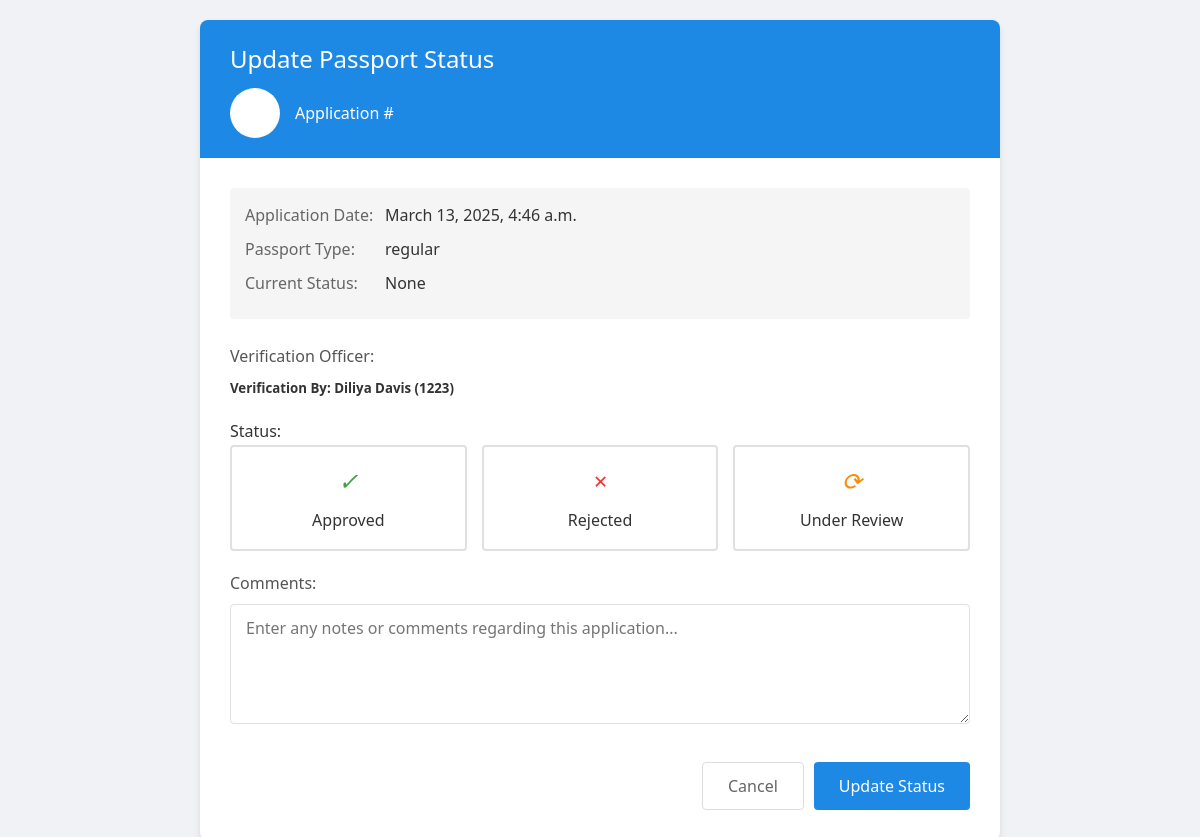
Page /verification/status_update/1/ on the earlier database version.
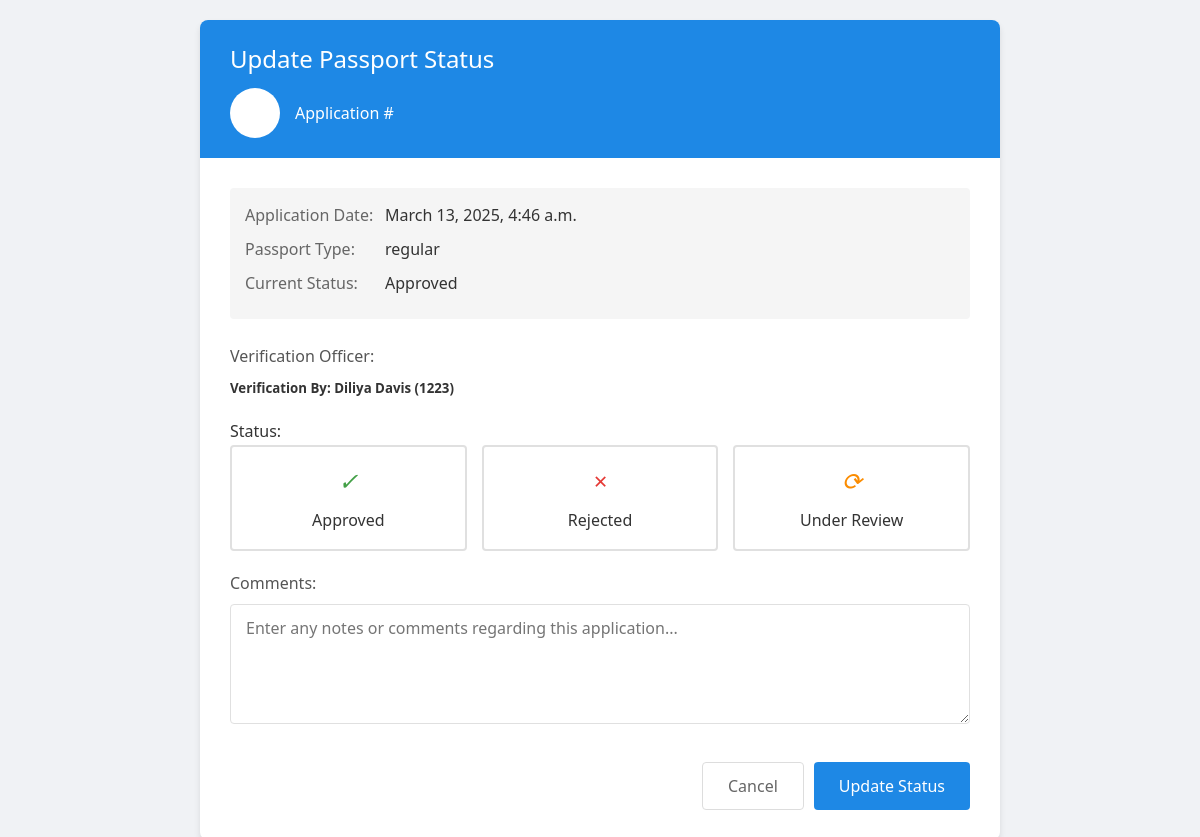
Same page on the later database version.
### verification_app/models.py (models this page shows, shortened)
class PassportVerification(models.Model):
    VERIFIED = 'Verified'
    REJECTED = 'Rejected'
    VERIFICATION_STATUS_CHOICES = [
        (VERIFIED, 'Verified'),
        (REJECTED, 'Rejected'),
    ]
    ADMIN_PENDING = 'Pending'
    ADMIN_APPROVED = 'Approved'
    ADMIN_REJECTED = 'Rejected'
    ADMIN_VERIFICATION_CHOICES = [
        (ADMIN_PENDING, 'Pending'),
        (ADMIN_APPROVED, 'Approved'),
        (ADMIN_REJECTED, 'Rejected'),
    ]
    application_id = models.CharField(max_length=20, unique=True)
    passport_application = models.ForeignKey(PassportApplication, on_delete=models.CASCADE)
    verification_officer = models.ForeignKey(Employee, on_delete=models.CASCADE)
    verification_date_time = models.DateTimeField(auto_now=True)
    verification_status = models.CharField(max_length=20, choices=VERIFICATION_STATUS_CHOICES, blank=True, null=True)  # Limit to Verified/Rejected
    remarks = models.TextField(blank=True, null=True)
    admin_verification = models.CharField(max_length=20, choices=ADMIN_VERIFICATION_CHOICES,  blank=True, null=True)  # Limit to Pending/Approved/Rejected
    admin_remarks = models.TextField(blank=True, null=True)

class Employee(models.Model):
    employee_id = models.CharField(max_length=20, unique=True)
    govt_id = models.CharField(max_length=20, unique=True)
    first_name = models.CharField(max_length=50)
    middle_name = models.CharField(max_length=50, blank=True, null=True)
    last_name = models.CharField(max_length=50)
    dob = models.DateField()
    gender = models.CharField(max_length=10)
    photo = models.ImageField(upload_to='employee_photos/')
    official_email = models.EmailField(unique=True)
    alternative_email = models.EmailField(blank=True, null=True)
    mobile_number = models.CharField(max_length=15)
    emergency_contact = models.CharField(max_length=15, blank=True, null=True)
    designation = models.CharField(max_length=100)
    department = models.CharField(max_length=100)
    location = models.CharField(max_length=100)
    branch_code = models.CharField(max_length=20)
    joining_date = models.DateField()
    reporting_officer = models.CharField(max_length=100)
    employment_type = models.CharField(max_length=20)
    user_role = models.CharField(max_length=50)
    jurisdiction = models.TextField()  # Comma-separated values
    access_level = models.CharField(max_length=20)
    verify_authority = models.TextField()  # Comma-separated values
    password = models.CharField(max_length=128)
    digital_signature = models.ImageField(upload_to='digital_signatures/')
    def __str__(self):
        return f'{self.first_name} {self.last_name} ({self.employee_id})'

### user_app/models.py (models this page shows, shortened)
class PassportApplication(models.Model):
    GENDER_CHOICES = [
        ('M', 'Male'),
        ('F', 'Female'),
        ('O', 'Other'),
    ]
    MARITAL_STATUS_CHOICES = [
        ('single', 'Single'),
        ('married', 'Married'),
        ('divorced', 'Divorced'),
        ('widowed', 'Widowed'),
        ('separated', 'Separated'),
    ]
    ID_TYPE_CHOICES = [
        ('aadhar', 'Aadhar Card'),
        ('pan', 'PAN Card'),
        ('passport', 'Passport'),
        ('voter', 'Voter ID'),
        ('driving', 'Driving License'),
        ('other', 'Other'),
    ]
    PASSPORT_TYPE_CHOICES = [
        ('regular', 'Regular'),
        ('official', 'Official'),
        ('diplomatic', 'Diplomatic'),
    ]
    PAGE_COUNT_CHOICES = [
        ('standard', 'Standard (36 pages)'),
        ('extra', 'Extra (60 pages)'),
    ]
    TRAVEL_PURPOSE_CHOICES = [
        ('tourism', 'Tourism'),
        ('business', 'Business'),
        ('study', 'Study'),
        ('employment', 'Employment'),
        ('family', 'Family Visit'),
        ('other', 'Other'),
    ]
    PAYMENT_METHOD_CHOICES = [
        ('online', 'Online Payment (Credit/Debit Card)'),
        ('bankTransfer', 'Bank Transfer'),
        ('challan', 'Bank Challan'),
    ]
    first_name = models.CharField(max_length=100)
    middle_name = models.CharField(max_length=100, blank=True)
    last_name = models.CharField(max_length=100)
    date_of_birth = models.DateField()
    city_of_birth = models.CharField(max_length=100)
    state_of_birth = models.CharField(max_length=100)
    country_of_birth = models.CharField(max_length=100)
    gender = models.CharField(max_length=1, choices=GENDER_CHOICES)
    marital_status = models.CharField(max_length=20, choices=MARITAL_STATUS_CHOICES)
    nationality = models.CharField(max_length=100)
    occupation = models.CharField(max_length=100)
    address_line1 = models.CharField(max_length=200)
    address_line2 = models.CharField(max_length=200, blank=True)
    city = models.CharField(max_length=100)
    state = models.CharField(max_length=100)
    postal_code = models.CharField(max_length=20)
    country = models.CharField(max_length=100)
    phone_number = models.CharField(max_length=20)
    email = models.EmailField()
    id_type = models.CharField(max_length=20, choices=ID_TYPE_CHOICES)
    id_number = models.CharField(max_length=100)
    father_name = models.CharField(max_length=200)
    mother_name = models.CharField(max_length=200)
    father_nationality = models.CharField(max_length=100)
    mother_nationality = models.CharField(max_length=100)
    father_passport_number = models.CharField(max_length=30, blank=True)
    mother_passport_number = models.CharField(max_length=30, blank=True)
    emergency_contact_name = models.CharField(max_length=200)
    emergency_contact_relationship = models.CharField(max_length=100)
    emergency_contact_phone = models.CharField(max_length=20)
    emergency_contact_address = models.CharField(max_length=300)
    passport_type = models.CharField(max_length=20, choices=PASSPORT_TYPE_CHOICES)
    page_count = models.CharField(max_length=20, choices=PAGE_COUNT_CHOICES)
    travel_purpose = models.CharField(max_length=20, choices=TRAVEL_PURPOSE_CHOICES)
    proof_of_identity = models.JSONField(default=list)  # Stores list of selected document types
    proof_of_address = models.JSONField(default=list)   # Stores list of selected document types
    additional_documents = models.TextField(blank=True)
    payment_method = models.JSONField(default=list)  # Stores selected payment methods
    expedited_service = models.BooleanField(default=False)
    total_amount = models.DecimalField(max_digits=10, decimal_places=2, default=0.0)  # New Field
    signature_file = models.ImageField(upload_to='signatures/')
    application_date = models.DateField()
    parental_consent = models.BooleanField(default=False)
    terms_agreed = models.BooleanField(default=False)
    created_at = models.DateTimeField(auto_now_add=True)
    updated_at = models.DateTimeField(auto_now=True)
    application_status = models.CharField(max_length=20, default='draft')
    user = models.ForeignKey(PassportRegistration, on_delete=models.CASCADE, blank=True, null=True)

### verification_app/views.py (the view)
# urls.py: path('status_update/<int:p_id>/',views.status_update_view,name='status_update'),
def status_update_view(request, p_id):
    pssport_verification = PassportVerification.objects.get(id=p_id)
    context ={
        'passport_verification': pssport_verification
    }
    return render(request,'status_update.html', context)

### verification_app/templates/status_update.html (shortened to what this page needs)
<!DOCTYPE html>
<html lang="en">
<head>
</head>
<body>
    <div class="container">
        <div class="header">
            <h1>Update Passport Status</h1>
            <div class="applicant-info">
                <div class="applicant-avatar">
                </div>
                <div>
                    <p>Application #{{ application.id }}</p>
                </div>
            </div>
        </div>
        <div class="form-container">
            <div class="passport-info">
                <div class="passport-info-row">
                    <div class="passport-info-label">Application Date:</div>
                    <div class="passport-info-value">{{ passport_verification.passport_application.created_at }}</div>
                </div>
                <div class="passport-info-row">
                    <div class="passport-info-label">Passport Type:</div>
                    <div class="passport-info-value">{{ passport_verification.passport_application.passport_type }}</div>
                </div>
                <div class="passport-info-row">
                    <div class="passport-info-label">Current Status:</div>
                    <div class="passport-info-value">{{ passport_verification.verification_status }}</div>
                </div>
            </div>
            <form method="POST" action="{% url 'update_verifier_status' p_id=passport_verification.id %}">
                <div class="form-group">
                    <div>
                        <label for="verified_by">Verification Officer:</label>
                        <h5>Verification By: <span>{{ passport_verification.verification_officer}}</span></h5>
                    </div>
                </div>
                <label>Status:</label>
                <div class="status-options">
                    <div class="status-option">
                        <label for="status-approved">
                            <i></i>
                            Approved
                        </label>
                    </div>
                    <div class="status-option">
                        <label for="status-rejected">
                            <i></i>
                            Rejected
                        </label>
                    </div>
                    <div class="status-option">
                        <label for="status-review">
                            <i></i>
                            Under Review
                        </label>
                    </div>
                </div>
                <div class="form-group">
                    <label for="comments">Comments:</label>
                    <textarea id="comments" name="comments" class="form-control" rows="4" placeholder="Enter any notes or comments regarding this application..."></textarea>
                </div>
                <div class="form-footer">
                    <button type="button" class="cancel-btn">Cancel</button>
                    <button type="submit" class="submit-btn">Update Status</button>
                </div>
            </form>
        </div>
    </div>

Differences in the rows shown:
changed PassportVerification "regular": verification_status "None" → "Approved"
